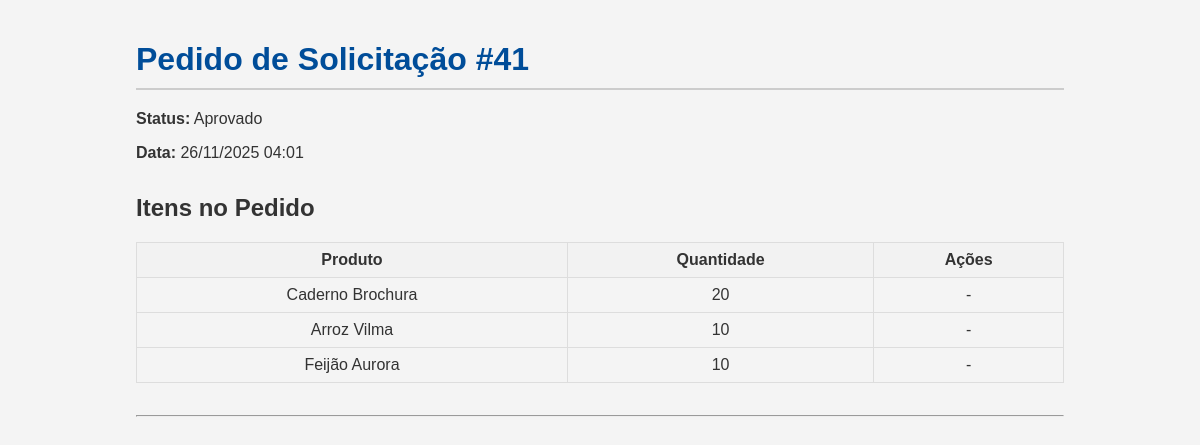
The page /produtos/pedidos/41/ (signed in) on the database its author committed.
### produtos/models.py (models this page shows, shortened)
class Pedido(models.Model):
    STATUS_CHOICES = (
        ('PENDENTE', 'Pendente'),
        ('APROVADO', 'Aprovado'),
        ('REJEITADO', 'Rejeitado'),
        ('ENTREGUE', 'Entregue'),
    )
    solicitante = models.ForeignKey(Usuario, on_delete=models.PROTECT, related_name='pedidos_feitos')
    data_pedido = models.DateTimeField(auto_now_add=True)
    status = models.CharField(max_length=10, choices=STATUS_CHOICES, default='PENDENTE')
    class Meta:
        verbose_name = 'Pedido'
        verbose_name_plural = 'Pedidos'
        ordering = ['-data_pedido']

class ItemPedido(models.Model):
    pedido = models.ForeignKey(Pedido, on_delete=models.CASCADE, related_name='itens')
    produto = models.ForeignKey(TipoProduto, on_delete=models.PROTECT, verbose_name="Produto")
    quantidade = models.PositiveIntegerField(default=1)
    class Meta:
        verbose_name = 'Item do Pedido'
        verbose_name_plural = 'Itens do Pedido'

class TipoProduto(models.Model):
    id = models.AutoField(primary_key=True)
    nome = models.CharField(max_length=100, unique=True)
    PRODUTO_TIPO = (
        ('ALIMENTO', 'Alimento'),
        ('LIMPEZA', 'Limpeza'),
        ('ESCOLAR', 'Escolar'),
        ('OUTROS', 'Outros'),
    )
    tipo = models.CharField(max_length=50, choices=PRODUTO_TIPO, default='OUTROS')
    ORIGEM_COMPRA_CHOICES = (
        ('COMUM', 'Compra Comum'),
        ('AGRICULTURA', 'Agricultura Familiar'),
    )
    origem_compra = models.CharField(
        max_length=15,
        choices=ORIGEM_COMPRA_CHOICES,
        default='COMUM',
        verbose_name='Origem da Compra'
    )
    UNIDADE_CHOICES = (
        ('KG', 'Quilogramas (KG)'),
        ('G', 'Gramas (g)'),
        ('L', 'Litros (L)'),
        ('ML', 'Mililitros (mL)'),
        ('UN', 'Unidades (Un)'),
        ('CX', 'Caixas (Cx)'),
        ('NA', 'Não Aplicável (N/A)')
    )
    unidade_medida = models.CharField(
        max_length=5,
        choices=UNIDADE_CHOICES,
        default='NA',
        verbose_name='Unidade de Medida'
    )
    possui_data_fabricacao = models.BooleanField(
        default=True,
        verbose_name='Possui Data de Fabricação?',
    )
    possui_data_validade = models.BooleanField(
        default=True,
        verbose_name='Possui Data de Validade?'
    )
    class Meta:
        ordering = ['nome']
        verbose_name = 'Tipo de Produto'
        verbose_name_plural = 'Tipos de Produtos'
        db_table = 'tb_tipo_produto'

### produtos/views.py (the view, shortened to what this page needs)
# urls.py: path('pedidos/<int:pedido_id>/', views.detalhe_pedido, name='detalhe_pedido'),
@login_required
@user_passes_test(lambda u: u.is_diretor())
def detalhe_pedido(request, pedido_id):
    pedido = get_object_or_404(Pedido, id=pedido_id, solicitante=request.user)
    form = ItemPedidoForm()
    itens_do_pedido = pedido.itens.all()
    context = {
        'pedido': pedido,
        'itens': itens_do_pedido,
        'form': form,
    }
    return render(request, 'pedidos/detalhe_pedido.html', context)

### usuarios/models.py (called while the page is built)
    def is_diretor(self):
        return self.cargo == 'DIRETOR'

### produtos/templates/pedidos/detalhe_pedido.html (shortened to what this page needs)
{% load static %}
<!DOCTYPE html>
<html lang="pt-BR">
<head>
    <link rel="stylesheet" href="{% static 'produtos/estoque_lista.css' %}">
    <link rel="stylesheet" href="{% static 'produtos/detalhe_pedido.css'%}">
</head>
<body>
    <div class="container">
        <div class="pedido-info">
            <h1>Pedido de Solicitação #{{ pedido.id }}</h1>
            <p><strong>Status:</strong> {{ pedido.get_status_display }}</p>
            <p><strong>Data:</strong> {{ pedido.data_pedido|date:"d/m/Y H:i" }}</p>
        </div>
        <div class="itens-lista">
            <h2>Itens no Pedido</h2>
            {% if itens %}
            <table>
                <thead>
                    <tr>
                        <th>Produto</th>
                        <th>Quantidade</th>
                        <th>Ações</th>
                    </tr>
                </thead>
                <tbody>
                    {% for item in itens %}
                    <tr>
                        <td>{{ item.produto.nome }}</td>
                        <td>{{ item.quantidade }}</td>
                        <td>
                            {% if pedido.status == 'PENDENTE' %}
                            <form method="post" action="{% url 'remover_item_pedido' item.id %}"
                                style="display: inline-table;">
                                {% csrf_token %}
                                <button type="submit"
                                    onclick="return confirm('Tem certeza que deseja remover este item?');">Remover</button>
                            </form>
                            {% else %}
                            -
                            {% endif %}
                        </td>
                    </tr>
                    {% endfor %}
                </tbody>
            </table>
            {% else %}
            <p>Nenhum item adicionado a este pedido ainda.</p>
            {% endif %}
        </div>
        <hr>
    <br>
    </div>
</body>
</html>

### produtos/static/produtos/estoque_lista.css (style rules this page uses)
body { font-family: 'Gill Sans', 'Gill Sans MT', Calibri, 'Trebuchet MS', sans-serif; margin: 0; padding: 20px; background-color: #f4f4f4; color: #333333; }
h1 { color: #004d99; border-bottom: 2px solid #cccccc; padding-bottom: 10px; margin-bottom: 20px; }

### produtos/static/produtos/detalhe_pedido.css (style rules this page uses)
body { font-family: sans-serif; }
.container { width: 80%; margin: auto; }
.pedido-info, .itens-lista, .form-adicionar { margin-bottom: 2em; }
table { width: 100%; border-collapse: collapse; }
th, td { text-align: center; border: 1px solid #dddddd; padding: 8px; }
th { background-color: #f2f2f2; }

### rows shown on the page
Pedido: id "41", status "Aprovado", data_pedido "26/11/2025 04:01"
ItemPedido: produto.nome "Caderno Brochura", quantidade "20"
ItemPedido: produto.nome "Arroz Vilma", quantidade "10"
ItemPedido: produto.nome "Feijão Aurora", quantidade "10"
